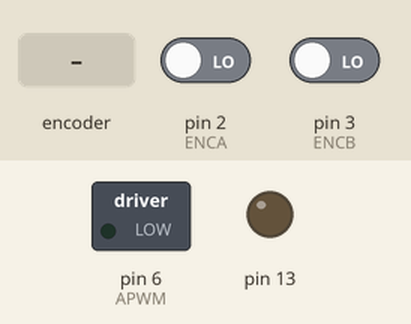
Simulated run of this sketch. Board: Arduino Uno, built with avr-gcc and run on an emulated ATmega328P. Shown: switched loads named in the sketch (green lamp = pin HIGH), output pins drawn as LEDs (lit = HIGH). Dashed ring = blinking. Inputs (shaded band) come from the test bench; at power-on: pin 2 (ENCA) LOW, pin 3 (ENCB) LOW. What the sketch prints to the serial monitor is not drawn.

Above: at 0.05 s.
At 1.2 s:
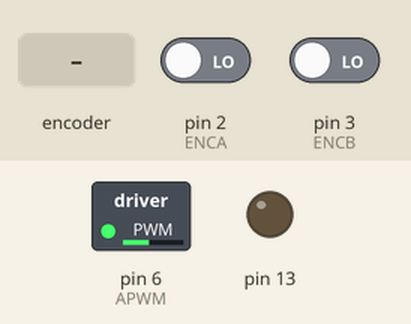
1.3 s: rotary encoder on pin 2 (ENCA) / pin 3 (ENCB) turned 3 steps (first pin leading)
At 1.65 s:
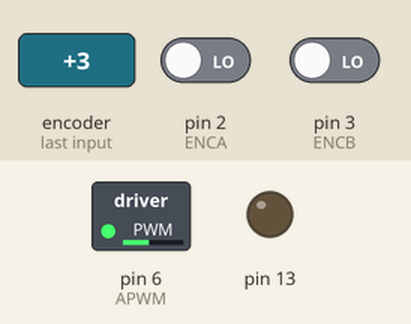
Timing chart, 0 to 4.3 s (numbered marks = the images above; inputs shaded):
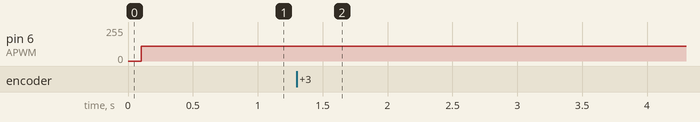

The sketch:

arduino_dc_motor.ino
```cpp
//JDN & JDB NOV 2023
// rettet 2 DEC 2024
// adv udgave mht qudraturencoder

/*******
*  MOTOR
*  https://www.pololu.com/product/4691
* 1:19 gearing (som reelt er 1:18.75)
* 24 V udgave
* 2 kvad encoder hver med 16 pulser pr 360 gr
* Her benyttes både positive og negative flanker på begge to
* Det giver ialt 64 pulser pr 360 gr
*
* HBRO tb67h420ftg
https://core-electronics.com.au/dual-single-motor-driver-carrier-tb67h420ftg.html
*
* PINNUMRE ER TIL EN ARDUINO UNO
*
* H-bro https://www.pololu.com/product/2999  TB67H420FTG Dual/Single Motor Driver Carrier
*
* ------------------------
* motor <-> arduino
* Encoder signaler
* encoder A(yellow) => intr pin 2  (INT0)
* encoder B(white)  => intr pin 3  (INT1)
*
* Power til encoder fra Ardino
* 5V:   5V Arduino => blå
* GND:  GND Arduino => grøn
*
*
* HBRO <-> Arduino  vi bruger kanal A på HBRO
* Arduino PWM ud(6) => HBRO()PWMA)
* omdretning Ar duino A(8), B(9) => INA1, INA2
*
* HBRO <=> motor
* HBRO A+- => rød ledning på motor Der er er loddet rød ledn på hbro
* HBTO A-  => sort ledning   ............. sort ...........
*
* HBRO 24V power fra strømforsyning
* Strømforsyning (24V 1A min) => VIN pin på hbro  => GND pin på hbro
*
* HUSK AT FORBINDE GND på 24V forsyning med GND på Arduino
*/

// Tælletal  på 1 rotation af oder
#define TICK_PR_ROUND 64

// ISR pin nr fra encoder
#define ENCA 2
#define ENCB 3

#define A1 8
#define A2 9
#define APWM 6

#define ENGVOLT 24.0
#define GEAR_RATIO 18.75


/*****
* Vores realtidsloop - som kører hver SAMPL_TIME
*
* SAMPLE_TIME periodetid i [msec]
****/
#define SAMPLE_TIME 100
volatile unsigned long tS;  // tæller til at styre samplingstidspunkt - se i loop fkt


/********
* Variables for the qudratur encoder
********/

// variables changed by ISRT so not synchronized with sampling time
volatile int count;            // actual count maintained by ISR
volatile boolean dir = false;  // true i count goes up


// Variables updated for every sample period by  main loop
volatile int count0 = 0, count1 = 0, count2 = 0, count3 = 0;
volatile float vel0 = 0, vel1 = 0, vel2 = 0;

// motor Voltage  up to +- ENGVOLT
volatile float engVolt = 0.0;


void encAIntr() {
  static boolean aDir;
  static boolean bDir;

  aDir = digitalRead(ENCA);
  bDir = digitalRead(ENCB);

  if (aDir == HIGH) {  // rising
    if (bDir == HIGH) {
      count--;
      dir = false;
    } else {
      count++;
      dir = true;
    }
  } else {
    if (bDir == HIGH) {
      count++;
      dir = true;
    } else {
      count--;
      dir = false;
    }
  }
}

void encBIntr() {
  static boolean aDir;
  static boolean bDir;

  aDir = digitalRead(ENCA);
  bDir = digitalRead(ENCB);

  if (bDir == HIGH) {  // rising
    if (aDir == HIGH) {
      count++;
      dir = true;
    } else {
      count--;
      dir = false;
    }
  } else {
    if (aDir == HIGH) {
      count--;
      dir = false;
    } else {
      count++;
      dir = true;
    }
  }
}

//--------------

void setupHBRO() {
  pinMode(A1, OUTPUT);
  pinMode(A2, OUTPUT);
}

void setDir(boolean b) {
  digitalWrite(A1, b);
  digitalWrite(A2, !b);
}

// input up to +- ENGVOLT (24V )as it is a 24 V motor
void setEngSpd(float v)  // 0 -> +- 24 [V]
{
  int dir;

  v = 255.0 * v / ENGVOLT;  // [ 0-..25] for 20 bit dac/PWM

  // change signed control value to positive pålus a sign(direction) indicator
  if (v < 0) {
    v = -v;
    dir = 0;
  } else {
    dir = 1;
  }

  int vv;
  if (255.0 < v)
    v = 255;
  vv = v;

  setDir(dir);
  analogWrite(APWM, vv);
}

void updateCounts() {
  count3 = count2;
  count2 = count1;
  count1 = count0;
  noInterrupts();
  count0 = count;
  interrupts();
}

float getVel() {
  return ((1000.0 / SAMPLE_TIME) * (2.0 * PI / TICK_PR_ROUND) * (count0 - count1));  // [rad/sec]
}

float getVelWGear() {
  return (getVel() / GEAR_RATIO);
}

void resetHBRIDGE() {
  //https://www.pololu.com/product/2999
  // we toogle to and from standby mode
  analogWrite(APWM, 0);
  digitalWrite(A1, 0);
  digitalWrite(A2, 0);
  delay(100);  // to short ??
}

/* FOR TESTING */
#define LONG_SAMPLE_TIME 400  // test for having  some dynamic in test

volatile unsigned long tSlong;  // see in loop for testing


// A LONG DEMO
float demoControl() {
  static int cnt = 0;
  static float vvv = 0;

  // hvis vi går fra max hastghed i en retning til i den anden retning trækker vi
  // for meget strøm og H-BRO lukker ned.
  // Der er et resetHRIDGE kald lige ovenfor

  // Hvis LO1 pin npå HBRo er kanal A(den vi bruger) gået i safemode
  // og du skal resette HRBO:

  // derfor denne switch for at lve lidt stilstand når vi går far max i en retni gtil i en adne retning
  // IKKE ANBEFALELSESVÆRDIIGT at skiftte retning hårdt og brutalt !
  if (tSlong <= millis()) {      // runs every LONG_SAMPLE_TIME
    tSlong += LONG_SAMPLE_TIME;  // pre for next time

    switch (cnt) {
      case 0:
        vvv = 0;
        break;
      case 1:
        vvv = ENGVOLT;
        break;
      case 2:
        vvv = 0;
        break;
      case 3:
        vvv = -ENGVOLT;
        break;
      default:;
    }

    cnt++;
    if (3 < cnt)
      cnt = 0;
  }
  return vvv;
}

void dumpInputOutput() {
  float vel = getVel();
  Serial.print(millis());
  Serial.print(" Encoder[rad/sec]: ");
  Serial.println(vel);
}

void setVel(float omega){
  int dir;
  int vv;

  float v = map(omega,0,1040,0,255);
  // 0 - 1040 -> 0 - 255

  if(v<0){
    v = -v;
    dir = 0;
  } else {
    dir = 1;
  }

  if (255.0 < v){
    v = 255;
  }

  vv = int(v);
  setDir(dir);
  analogWrite(APWM, vv);
}

void regulate_speed(int target_speed){
  float error;
  float proportional_reg;
  if (tS <= millis()) {
    tS += SAMPLE_TIME;
    updateCounts();

    // get act velocity
    vel0 = getVel();

    error = target_speed - vel0;
    proportional_reg = vel0 + (1.5 * error);
    setVel(proportional_reg);
  }
}

//---------oOo  loop and setup ----------------

void setup() {
  pinMode(ENCA, INPUT);
  pinMode(ENCB, INPUT);
  pinMode(13, OUTPUT);
  Serial.begin(115200);
  tS = millis() + SAMPLE_TIME;
  tSlong = millis() + LONG_SAMPLE_TIME;

  attachInterrupt(digitalPinToInterrupt(ENCA), encAIntr, CHANGE);
  attachInterrupt(digitalPinToInterrupt(ENCB), encBIntr, CHANGE);
}

//xxxxxxxxxxxxxxxxxxxxxxxxxxxxxxxxxxxxxxxxxxxxxxxxxxxxxxxxx

void loop() {
  //engVolt = demoControl();
  regulate_speed(300);
  float vel = getVel();
  Serial.println(vel);
}


/*
* 4 * 16 = 64 pr rotation
 * INTR ON A
 * A intr rising  & B høj left
 * A intr rising  & B lav right
 * A intr falling & B høj right
 * A intr falling & B lav left
 *
 * INTR ON B
 * B intr rising  & A høj right
 * B intr rising  & A lav left
 * B intr falling & A høj left
 * B intr falling & A lav right
 *
 */
```

Measured:
- after the input at 1.3 s, pin 6 (APWM): alternates 110/255 for 0.10 s and 109/255 for 0.10 s, 4 changes in all, then stays 110/255, starting after 0.30 s
